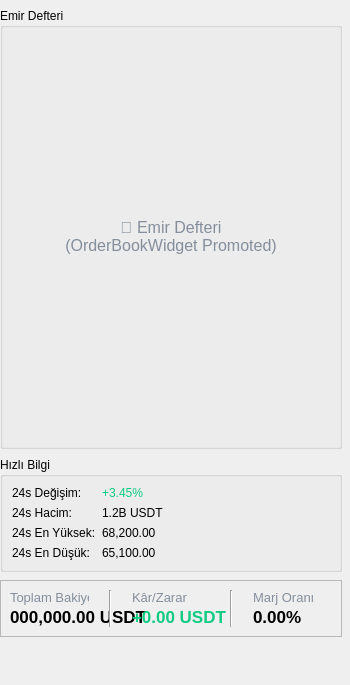
      <widget class="QWidget" name="widgetRightPanel" native="true">
       <property name="minimumSize">
        <size>
         <width>250</width>
         <height>0</height>
        </size>
       </property>
       <property name="maximumSize">
        <size>
         <width>350</width>
         <height>16777215</height>
        </size>
       </property>
       <layout class="QVBoxLayout" name="verticalLayout_rightPanel">
        <property name="spacing">
         <number>8</number>
        </property>
        <property name="leftMargin">
         <number>0</number>
        </property>
        <property name="topMargin">
         <number>8</number>
        </property>
        <property name="rightMargin">
         <number>8</number>
        </property>
        <property name="bottomMargin">
         <number>8</number>
        </property>
        <item>
         <widget class="QGroupBox" name="groupOrderBook">
          <property name="title">
           <string>Emir Defteri</string>
          </property>
          <layout class="QVBoxLayout" name="verticalLayout_orderbook">
           <item>
            <widget class="QWidget" name="widgetOrderBook" native="true">
             <property name="minimumSize">
              <size>
               <width>0</width>
               <height>400</height>
              </size>
             </property>
             <layout class="QVBoxLayout" name="verticalLayout_orderbookContent">
              <item>
               <widget class="QLabel" name="lblOrderBookPlaceholder">
                <property name="text">
                 <string>&lt;html&gt;&lt;head/&gt;&lt;body&gt;&lt;p align=&quot;center&quot;&gt;&lt;span style=&quot; font-size:12pt; color:#848e9c;&quot;&gt;📖 Emir Defteri&lt;br/&gt;(OrderBookWidget Promoted)&lt;/span&gt;&lt;/p&gt;&lt;/body&gt;&lt;/html&gt;</string>
                </property>
                <property name="alignment">
                 <set>Qt::AlignCenter</set>
                </property>
               </widget>
              </item>
             </layout>
            </widget>
           </item>
          </layout>
         </widget>
        </item>
        <item>
         <widget class="QGroupBox" name="groupQuickInfo">
          <property name="title">
           <string>Hızlı Bilgi</string>
          </property>
          <layout class="QVBoxLayout" name="verticalLayout_quickinfo">
           <item>
            <layout class="QFormLayout" name="formLayout_quickinfo">
             <item row="0" column="0">
              <widget class="QLabel" name="lblLabel24hChange">
               <property name="text">
                <string>24s Değişim:</string>
               </property>
              </widget>
             </item>
             <item row="0" column="1">
              <widget class="QLabel" name="lbl24hChange">
               <property name="text">
                <string>&lt;html&gt;&lt;head/&gt;&lt;body&gt;&lt;p&gt;&lt;span style=&quot; color:#0ecb81;&quot;&gt;+3.45%&lt;/span&gt;&lt;/p&gt;&lt;/body&gt;&lt;/html&gt;</string>
               </property>
              </widget>
             </item>
             <item row="1" column="0">
              <widget class="QLabel" name="lblLabel24hVolume">
               <property name="text">
                <string>24s Hacim:</string>
               </property>
              </widget>
             </item>
             <item row="1" column="1">
              <widget class="QLabel" name="lbl24hVolume">
               <property name="text">
                <string>1.2B USDT</string>
               </property>
              </widget>
             </item>
             <item row="2" column="0">
              <widget class="QLabel" name="lblLabel24hHigh">
               <property name="text">
                <string>24s En Yüksek:</string>
               </property>
              </widget>
             </item>
             <item row="2" column="1">
              <widget class="QLabel" name="lbl24hHigh">
               <property name="text">
                <string>68,200.00</string>
               </property>
              </widget>
             </item>
             <item row="3" column="0">
              <widget class="QLabel" name="lblLabel24hLow">
               <property name="text">
                <string>24s En Düşük:</string>
               </property>
              </widget>
             </item>
             <item row="3" column="1">
              <widget class="QLabel" name="lbl24hLow">
               <property name="text">
                <string>65,100.00</string>
               </property>
              </widget>
             </item>
            </layout>
           </item>
          </layout>
         </widget>
        </item>
        <item>
         <widget class="QFrame" name="framePortfolio">
          <property name="frameShape">
           <enum>QFrame::StyledPanel</enum>
          </property>
          <layout class="QHBoxLayout" name="horizontalLayout_portfolio">
           <property name="spacing">
            <number>20</number>
           </property>
           <item>
            <layout class="QVBoxLayout" name="verticalLayout_balance">
             <property name="spacing">
              <number>2</number>
             </property>
             <item>
              <widget class="QLabel" name="lblBalanceLabel">
               <property name="text">
                <string>&lt;html&gt;&lt;head/&gt;&lt;body&gt;&lt;p&gt;&lt;span style=&quot; font-size:10pt; color:#848e9c;&quot;&gt;Toplam Bakiye&lt;/span&gt;&lt;/p&gt;&lt;/body&gt;&lt;/html&gt;</string>
               </property>
              </widget>
             </item>
             <item>
              <widget class="QLabel" name="lblBalance">
               <property name="minimumSize">
                <size>
                 <width>150</width>
                 <height>0</height>
                </size>
               </property>
               <property name="text">
                <string>&lt;html&gt;&lt;head/&gt;&lt;body&gt;&lt;p&gt;&lt;span style=&quot; font-size:13pt; font-weight:600;&quot;&gt;000,000.00 USDT&lt;/span&gt;&lt;/p&gt;&lt;/body&gt;&lt;/html&gt;</string>
               </property>
               <property name="wordWrap">
                <bool>true</bool>
               </property>
              </widget>
             </item>
            </layout>
           </item>
           <item>
            <widget class="Line" name="line_1">
             <property name="orientation">
              <enum>Qt::Vertical</enum>
             </property>
            </widget>
           </item>
           <item>
            <layout class="QVBoxLayout" name="verticalLayout_pnl">
             <property name="spacing">
              <number>2</number>
             </property>
             <item>
              <widget class="QLabel" name="lblPnLLabel">
               <property name="text">
                <string>&lt;html&gt;&lt;head/&gt;&lt;body&gt;&lt;p&gt;&lt;span style=&quot; font-size:10pt; color:#848e9c;&quot;&gt;Kâr/Zarar&lt;/span&gt;&lt;/p&gt;&lt;/body&gt;&lt;/html&gt;</string>
               </property>
              </widget>
             </item>
             <item>
              <widget class="QLabel" name="lblPnL">
               <property name="minimumSize">
                <size>
                 <width>130</width>
                 <height>0</height>
                </size>
               </property>
               <property name="text">
                <string>&lt;html&gt;&lt;head/&gt;&lt;body&gt;&lt;p&gt;&lt;span style=&quot; font-size:13pt; font-weight:600; color:#0ecb81;&quot;&gt;+0.00 USDT&lt;/span&gt;&lt;/p&gt;&lt;/body&gt;&lt;/html&gt;</string>
               </property>
               <property name="wordWrap">
                <bool>true</bool>
               </property>
               <property name="pnl" stdset="0">
                <string>positive</string>
               </property>
              </widget>
             </item>
            </layout>
           </item>
           <item>
            <widget class="Line" name="line_2">
             <property name="orientation">
              <enum>Qt::Vertical</enum>
             </property>
            </widget>
           </item>
           <item>
            <layout class="QVBoxLayout" name="verticalLayout_margin">
             <property name="spacing">
              <number>2</number>
             </property>
             <item>
              <widget class="QLabel" name="lblMarginLabel">
               <property name="text">
                <string>&lt;html&gt;&lt;head/&gt;&lt;body&gt;&lt;p&gt;&lt;span style=&quot; font-size:10pt; color:#848e9c;&quot;&gt;Marj Oranı&lt;/span&gt;&lt;/p&gt;&lt;/body&gt;&lt;/html&gt;</string>
               </property>
              </widget>
             </item>
             <item>
              <widget class="QLabel" name="lblMarginRatio">
               <property name="minimumSize">
                <size>
                 <width>80</width>
                 <height>0</height>
                </size>
               </property>
               <property name="text">
                <string>&lt;html&gt;&lt;head/&gt;&lt;body&gt;&lt;p&gt;&lt;span style=&quot; font-size:13pt; font-weight:600;&quot;&gt;0.00%&lt;/span&gt;&lt;/p&gt;&lt;/body&gt;&lt;/html&gt;</string>
               </property>
               <property name="wordWrap">
                <bool>true</bool>
               </property>
              </widget>
             </item>
            </layout>
           </item>
          </layout>
         </widget>
        </item>
        <item>
         <spacer name="verticalSpacer_rightPanel">
          <property name="orientation">
           <enum>Qt::Vertical</enum>
          </property>
          <property name="sizeHint" stdset="0">
           <size>
            <width>20</width>
            <height>40</height>
           </size>
          </property>
         </spacer>
        </item>
       </layout>
      </widget>
